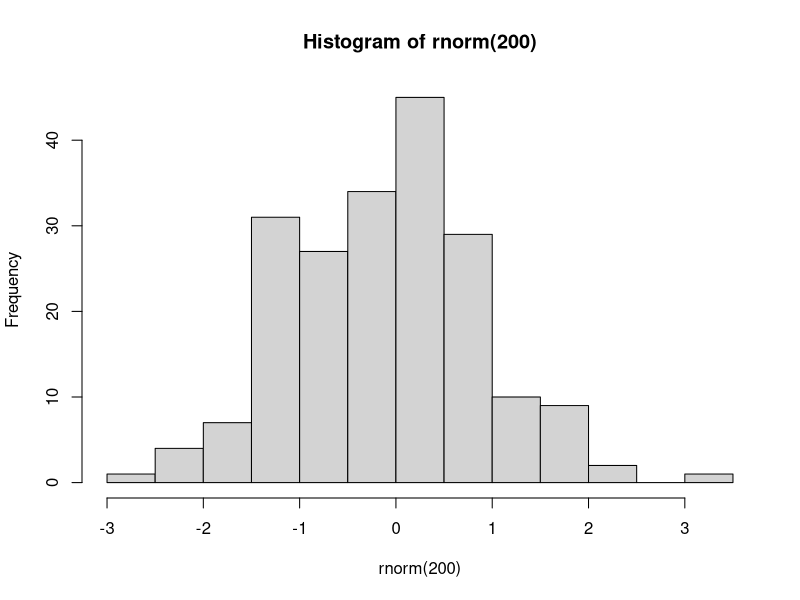

Reproduce this figure in R.
## ---- chunk 1
#| fig-height: 7
hist(rnorm(200))
